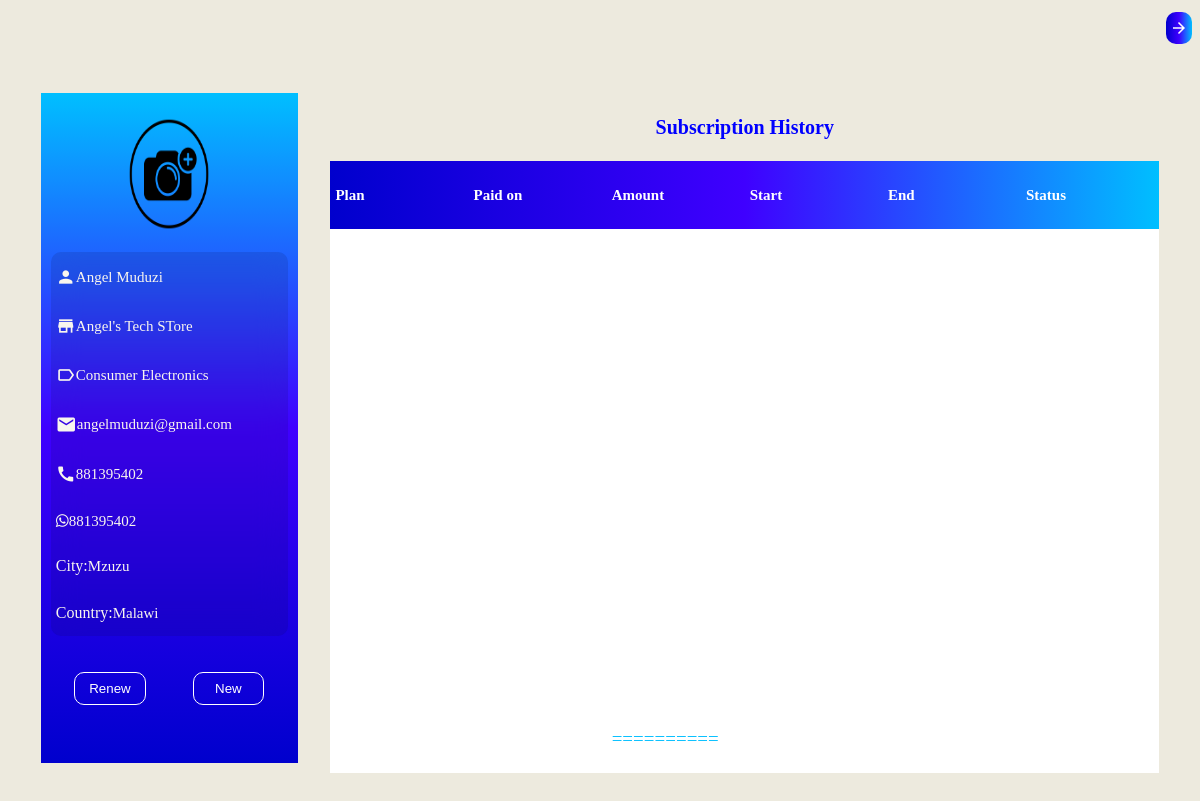
The page /subscriber/8/ (signed in) on the database its author committed.
### User/models.py (models this page shows)
class Business(models.Model):
    options = [
        ('Groceries', 'Groceries'),
        ('School & Office supplies', 'School & Office supplies'),
        ('Fashion(Apparel, shoes, Jewerly)', 'Fashion(Apparel, shoes, Jewerly)'),
        ('Cosmetics', 'Cosmetics'),
        ('Furniture', 'Furniture'),
        ('Home appliances', 'Home appliances'),
        ('Consumer Electronics', 'Consumer Electronics'),
        ('Security & Safety', 'Security & Safety'),
        ('Cars, spare parts & accessories', 'Cars, spare parts & accessories'),
        ('Construction', 'Construction'),
        ('Tools & Hardware', 'Tools & Hardware'),
        ('Farm equipment & chemicals', 'Farm equipment & chemicals'),
        ('Health & Personal Care', 'Health & Personal Care'),
        ('Hotel and Lodging', 'Hotel and Lodging'),
        ('Food & Beverages', 'Food & Beverages'),
        ('Entertainment', 'Entertainment'),
        ('Sports', 'Sports'),
        ('Real Estate', 'Real Estate'),
    ]
    Owner = models.ForeignKey(User, on_delete=models.CASCADE, blank=True, null=True)
    Date = models.DateTimeField(auto_now=True)
    Photo = models.ImageField(null=False, blank=True, upload_to='bprofile', default='/appdefaults/add-photo4.png', width_field=None, height_field=None)
    Name = models.CharField(blank=False, null=False, max_length=50)
    Type = models.CharField(null=False, blank=True, max_length=33, default='Groceries')
    About = models.TextField(blank=False, null=False, max_length=110)
    Email = models.EmailField(null=False, blank=False)
    Contact1 = models.IntegerField(blank=True, null=True)
    Contact2 = models.IntegerField(blank=True, null=True)
    Address = models.CharField(blank=False, null=False, max_length=150)
    PostBox = models.CharField(blank=False, null=False, max_length=50, default='')
    City = models.CharField(null=False, blank=False, max_length=50)
    Country = models.CharField(null=False, blank=False, max_length=50)
    ZipCode = models.CharField(null=True, blank=True, max_length=50)
    Instagram = models.URLField(null=True, blank=True, max_length=100)
    Facebook = models.URLField(null=True, blank=True, max_length=100)
    Linkedin = models.URLField(null=True, blank=True, max_length=100)

### User/decorator.py (the view)
        def wrapper_func(request, *args, **kwargs):
            if request.user.is_superuser:
                return view_func(request, *args, **kwargs)
            else:
                """send me an email alert"""
                return HttpResponse('Access Denied')

### User/decorator.py (called while the page is built)
def check_superuser():
    def decorator(view_func):
        def wrapper_func(request, *args, **kwargs):
            if request.user.is_superuser:
                return view_func(request, *args, **kwargs)
            else:
                """send me an email alert"""
                return HttpResponse('Access Denied')
        return wrapper_func
    return decorator

### management/views.py (called while the page is built, shortened)
@login_required(login_url="/login/")
@check_superuser()
def addSubscription(request, id=0):
    delta = timedelta(days=31)
    bus = Business.objects.get(pk=id)
    history = Subscription.objects.filter(Business=bus.id).order_by('End')
    plans = SubscriptionPlan.objects.all()
    context = {
        'bus': bus,
        'history': history,
        'plans': plans
    }
    return render(request, 'management/subscriber.html', context)

### templates/management/subscriber.html (shortened to what this page needs)
{%load static%}
<link rel="stylesheet" type="text/css" href="{% static 'css/management/subscriber.css'%}" xmlns="http://www.w3.org/1999/html">
<link rel="stylesheet" href="https://cdnjs.cloudflare.com/ajax/libs/font-awesome/4.7.0/css/font-awesome.min.css">
<div class="Navigation">
    <button type = 'button' onclick="window.location.href='http://127.0.0.1:8000/subscriptions/';">
       <i class="material-icons" style="font-size:18px; border:hidden;">arrow_forward</i>
    </button>
</div>
<div class="profile">
    <div class="profile_photo">
        {%if bus.photo.url != None%}
            <img src="{{bus.photo.url}}" id="profile-pic">
        {%else%}
            <img src="{%static '/appdefaults/add-photo4.png'%}">
        {%endif%}
    </div>
    <div class="details">
        <text><i class="material-icons" style="font-size:20px;">person</i>{{bus.Owner.get_full_name}}</text>
        <text><i class="material-icons" style="font-size:20px;">store</i>{{bus.Name}}</text>
        <text><i class="material-icons" style="font-size:20px;">label_outline</i>{{bus.Type}}</text>
        <a href="mailto:{{bus.Email}}"><i class="material-icons" style="font-size:21px;">mail</i>{{bus.Email}}</a>
        <text><i class="material-icons" style="font-size:20px;">call</i>{{bus.Contact1}}</text>
        {%if bus.Contact1%}
            <a href="https://wa.me/{{bus.Contact1}}/" class="fa fa-whatsapp">{{bus.Contact1}}</a>
        {%endif%}
        <text><span style="font-size:16px;">City:</span>{{bus.City}}</text>
        <text><span style="font-size:16px;">Country:</span>{{bus.Country}}</text>
    </div>
    <form method="post" class="new_renew">
        <button type='submit' name="Renew">
            Renew
        </button>
        <button type='button' onclick="openForm()">
            New
        </button>
    </form>
</div>
<table>
    <caption>Subscription History</caption>
    <thead>
        <tr>
            <th>Plan</th>
            <th>Paid on</th>
            <th>Amount</th>
            <th>Start</th>
            <th>End</th>
            <th>Status</th>
        </tr>
    </thead>
    <tbody>
    </tbody>
    <tfoot>
        <tr>
            <td></td>
            <td></td>
            <td>==========</td>
            <td></td>
            <td></td>
            <td></td>
        </tr>
    </tfoot>
</table>

### static/css/management/subscriber.css (style rules this page uses)
.Navigation { display:flex; flex-direction:row; align-items:center; justify-content:flex-end; gap:10px; position:relative; width:100%; height:5%; border:hidden; border-radius:10px; }
.Navigation button { display:flex; flex-direction:row; align-items:center; position:center; width:auto; height:80%; color:white; border:hidden; background-image:linear-gradient(to left, #00BFFF, #3F00FF, #0000CD); padding:4px; border-radius:10px; }
.profile { display:flex; flex-wrap:wrap; align-items:flex-start; justify-content:flex-start; position:relative; row-gap:10px; width:20%; height:80%; padding-left:10px; padding-right:10px; padding-top:15px; padding-bottom:15px; background-image:linear-gradient(to bottom, #00BFFF, #3F00FF, #0000CD); }
.profile_photo { display:flex; align-items:center; justify-content:center; position:relative; width:100%; height:20%; padding:2px; border-radius:10px; }
.profile_photo img { width:36%; height:90%; border-radius:50%; }
.details { display:flex; flex-wrap:wrap; align-items:space-around; justify-content:flex-start; position:relative; width:100%; height:60%; background:rgb(10, 10, 10, 0.1); backdrop-filter:blur(15px); border-radius:10px; }
.details text { display:flex; flex-wrap:wrap; align-items:center; justify-content:flex-start; width:100%; height:auto%; color:#F9F6EE; font-size:15px; margin-top:2px; margin-left:5px; }
.details a { display:flex; flex-wrap:wrap; align-items:center; justify-content:flex-start; width:100%; height:auto%; color:#F9F6EE; font-size:15px; text-decoration:none; margin-top:2px; margin-left:5px; }
.new_renew { display:flex; align-items:center; justify-content:space-around; position:relative; width:100%; height:13%; }
.new_renew button { display:flex; align-items:center; justify-content:center; position:relative; width:30%; height:40%; color:white; background:transparent; border:1px solid white; border-radius:10px; }
table { display:flex; flex-direction:column; align-items:center; justify-content:flex-start; position:relative; width:70%; height:85%; background:#F9F6EE; }
table caption { display:flex; align-items:center; justify-content:center; width:100%; height:10%; color:blue; font-size:20px; font-weight:600; background:#EDEADE; }
thead { position:sticky; top:0; z-index:2; width:100%; height:10%; color:white; background-image:linear-gradient(to left, #00BFFF, #3F00FF, #0000CD); }
thead tr { display:flex; align-items:center; justify-content:space-around; position:relative; width:100%; height:100%; }
th { display:flex; align-items:center; justify-content:flex-start; height:100%; width:16.4%; font-size:15px; padding-left:5px; }
tbody { font-size:14px; width:100%; height:70%; background:white; overflow-y:scroll; }
td { display:flex; align-items:center; justify-content:flex-start; font-size:14px; width:16.4%; height:100%; color:gray; padding-left:5px; }
tfoot { position:sticky; bottom:0; z-index:2; font-size:14px; width:100%; height:10%; background:white; }
tfoot tr { display:flex; align-items:center; justify-content:space-around; position:relative; width:100%; height:100%; }
tfoot td { width:16.4%; font-size:19px; color:#00BFFF; padding-left:5px; }

### rows shown on the page
Business: Owner.get_full_name "Angel Muduzi", Name "Angel's Tech STore", Type "Consumer Electronics", Email "angelmuduzi@gmail.com", Contact1 "881395402", City "Mzuzu", Country "Malawi"
